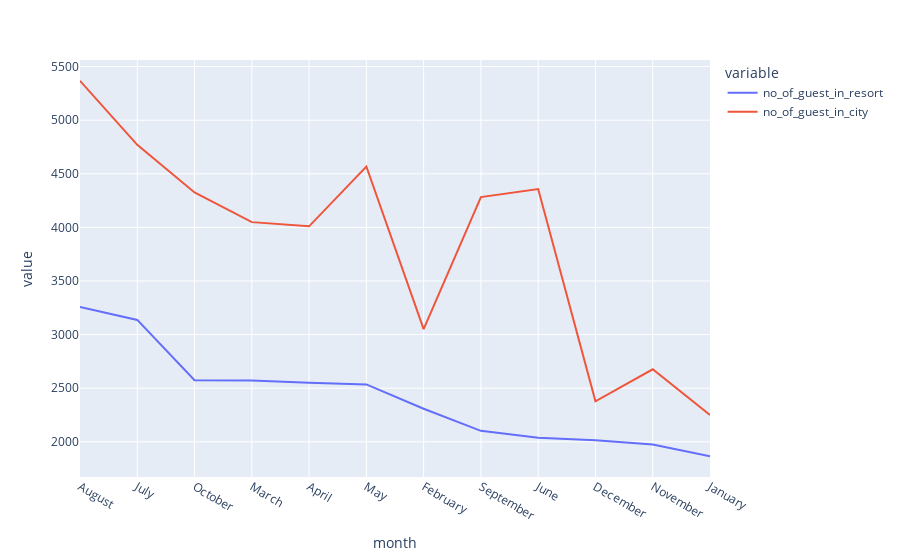

The notebook cell this image was saved under:
### Code cell
fig = px.line(final_rush, x='month', y=['no_of_guest_in_resort', 'no_of_guest_in_city'])
fig.show()

### Figure 1 — Plotly figure (JSON) as saved in the notebook; plotly's stock layout.template omitted (floating-point values rounded to 4 significant figures)
{"data": [{"hovertemplate": "variable=no_of_guest_in_resort<br>month=%{x}<br>value=%{y}<extra></extra>", "legendgroup": "no_of_guest_in_resort", "line": {"color": "#636efa", "dash": "solid"}, "marker": {"symbol": "circle"}, "mode": "lines", "name": "no_of_guest_in_resort", "orientation": "v", "showlegend": true, "type": "scatter", "x": ["August", "July", "October", "March", "April", "May", "February", "September", "June", "December", "November", "January"], "xaxis": "x", "y": [3257, 3137, 2575, 2571, 2550, 2535, 2308, 2102, 2037, 2014, 1975, 1866], "yaxis": "y"}, {"hovertemplate": "variable=no_of_guest_in_city<br>month=%{x}<br>value=%{y}<extra></extra>", "legendgroup": "no_of_guest_in_city", "line": {"color": "#EF553B", "dash": "solid"}, "marker": {"symbol": "circle"}, "mode": "lines", "name": "no_of_guest_in_city", "orientation": "v", "showlegend": true, "type": "scatter", "x": ["August", "July", "October", "March", "April", "May", "February", "September", "June", "December", "November", "January"], "xaxis": "x", "y": [5367, 4770, 4326, 4049, 4010, 4568, 3051, 4283, 4358, 2377, 2676, 2249], "yaxis": "y"}], "layout": {"legend": {"title": {"text": "variable"}, "tracegroupgap": 0}, "margin": {"t": 60}, "xaxis": {"anchor": "y", "domain": [0, 1], "title": {"text": "month"}}, "yaxis": {"anchor": "x", "domain": [0, 1], "title": {"text": "value"}}}}
